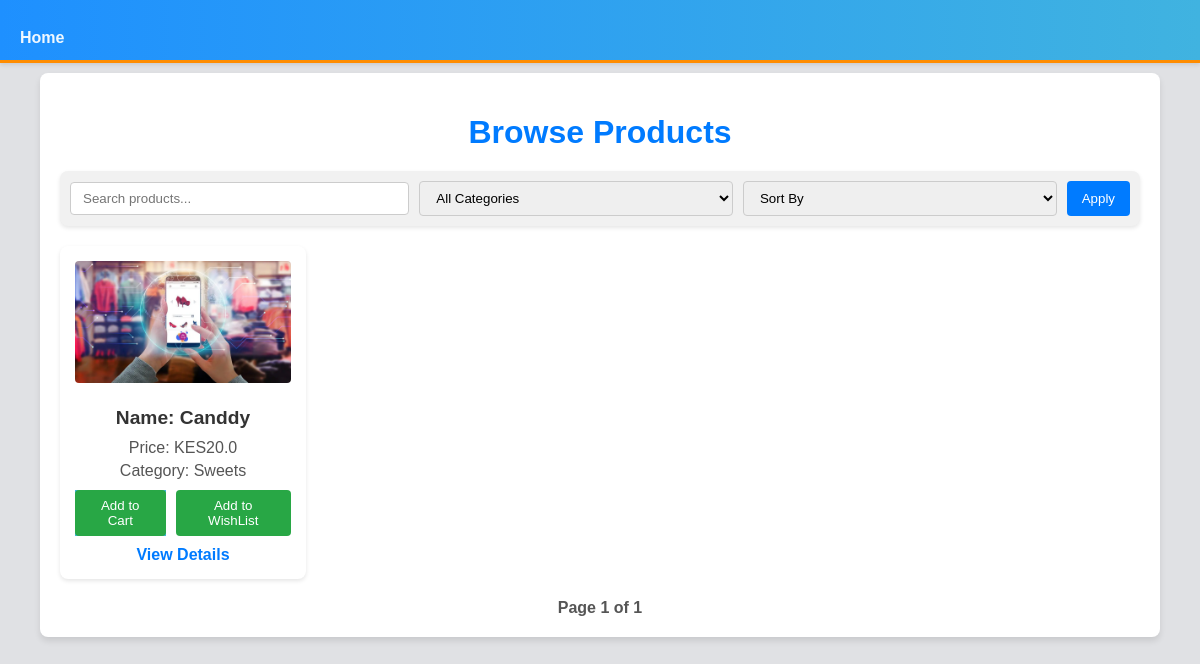
The app's page /browse_products with its own data.
### app/models/models.py (models this page shows, shortened)
class Product(db.Model):
    __tablename__ = "products"
    id = db.Column(db.Integer, primary_key=True)
    name = db.Column(db.String(100), nullable=False)
    description = db.Column(db.String(500), nullable=True)
    price = db.Column(db.Float, nullable=False)
    category = db.Column(db.String(100), nullable=False)
    location = db.Column(db.String(100), nullable=False)
    date_added = db.Column(db.DateTime, nullable=False, default=datetime.utcnow)
    image = db.Column(db.String(200), default="default_product.png")  # Default image
    seller_id = db.Column(
        db.Integer,
        db.ForeignKey("users.id", name="fk_products_seller_id"),
        nullable=False
    )
    seller = db.relationship("User", backref="products", lazy="joined")

### app/routes/main.py (the view)
@main.route('/browse_products' , methods=['GET'])
def browse_products():
    form = CartForm()  # Instantiate the form object
    page = request.args.get('page', 1, type=int)
    search = request.args.get('search', '')
    category = request.args.get('category', '')
    sort_by = request.args.get('sort_by', '')
    query = Product.query
    if search:
        query = query.filter(Product.name.ilike(f"%{search}%"))
    if category:
        query = query.filter_by(category=category)
    if sort_by == 'price_asc':
        query = query.order_by(Product.price.asc())
    elif sort_by == 'price_desc':
        query = query.order_by(Product.price.desc())
    products = Product.query.all()  # Modify as per your filtering and pagination logic
    products = query.paginate(page=page, per_page=10)
    categories = Product.query.with_entities(Product.category.distinct()).all()
    categories = [cat[0] for cat in categories]
    return render_template('browse_products.html', form=form, products=products, categories=categories)

### app/forms/product_form.py
class CartForm(FlaskForm):
    submit = SubmitField('Submit')

### app/templates/browse_products.html (shortened to what this page needs)
<!DOCTYPE html>
<html lang="en">
<head>
    <link rel="stylesheet" href="{{ url_for('static', filename='css/browse_products.css') }}">
</head>
<body>
    <nav class="navbar">
        <div class="nav-left">
            <a href="{{ url_for('main.home') }}" class="nav-link">Home</a>
        </div>
    </nav>
    <div class="container">
        <h1>Browse Products</h1>
        <div class="filter-bar">
            <form method="GET" action="{{ url_for('main.browse_products') }}">
                <input type="text" name="search" placeholder="Search products..."
                    value="{{ request.args.get('search', '') }}">
                <select name="category">
                    <option value="">All Categories</option>
                </select>
                <select name="sort_by">
                    <option value="">Sort By</option>
                </select>
                <button type="submit">Apply</button>
            </form>
        </div>
        <div class="product-grid">
            {% for product in products %}
            <div class="product-card">
                <img src="{{ url_for('static', filename='uploads/' + (product.image or 'default_product.png')) }}"
                    alt="{{ product.name }}">
                <h3>Name: {{ product.name }}</h3>
                <p>Price: KES{{ product.price }} </p>
                <p>Category: {{ product.category }}</p>
                <div class="actions">
                    <form action="{{ url_for('main.add_to_cart', product_id=product.id) }} " class="btn-cart" method="POST">
                        <button type="submit" >Add to Cart</button>
                    </form>
                    <form method="POST" action="{{ url_for('main.add_to_wishlist', product_id=product.id) }}" class="btn-wishlist">
                        <button type="submit" >Add to WishList</button>
                    </form>
                </div>
                <a href="{{ url_for('main.product_details', product_id=product.id) }}">View Details</a>
            </div>
            {% else %}
            <p>No products found.</p>
            {% endfor %}
        </div>
        <div class="pagination">
            <span>Page {{ products.page }} of {{ products.pages }}</span>
        </div>
    </div>
</body>
</html>

### app/static/css/browse_products.css (style rules this page uses)
body { font-family: Arial, sans-serif; margin: 0; padding: 0; background-color: #e0e1e4; color: #333; }
.navbar { display: flex; justify-content: space-between; align-items: center; padding: 10px 20px; background: linear-gradient(to right, #1e90ff, #40b3e0); color: white; box-shadow: 0 2px 4px rgba(0, 0, 0, 0.1); border-bottom: 3px solid #ff8c00; height: 40px; }
.nav-left { display: flex; align-items: center; }
.nav-link { color: #f0f8ff; text-decoration: none; font-weight: bold; transition: color 0.3s; margin-top: 15px; }
.container { width: 90%; max-width: 1200px; margin: 0 auto; margin-top: 10px; padding: 20px; background: #fff; box-shadow: 0 4px 6px rgba(0, 0, 0, 0.1); border-radius: 8px; }
h1 { text-align: center; color: #007bff; margin-bottom: 20px; }
.filter-bar { display: flex; justify-content: space-between; align-items: center; flex-wrap: wrap; margin-bottom: 20px; padding: 10px; background-color: #f1f1f1; border-radius: 8px; box-shadow: 0 2px 4px rgba(0, 0, 0, 0.1); }
.filter-bar form { display: flex; align-items: center; gap: 10px; width: 100%; }
.filter-bar input[type="text"], .filter-bar select { padding: 8px 12px; border: 1px solid #ccc; border-radius: 4px; width: 30%; }
.filter-bar button { padding: 10px 15px; background-color: #007bff; color: white; border: none; border-radius: 4px; cursor: pointer; transition: background-color 0.3s ease; }
.product-grid { display: grid; grid-template-columns: repeat(auto-fit, minmax(250px, 1fr)); gap: 10px; margin-top: 20px; }
.product-card { background: #fff; padding: 15px; border-radius: 8px; box-shadow: 0 2px 4px rgba(0, 0, 0, 0.1); text-align: center; transition: transform 0.3s ease; width: 20%; }
.product-card img { max-width: 100%; height: auto; border-radius: 4px; margin-bottom: 10px; }
.product-card h3 { font-size: 1.2em; margin: 10px 0; }
.product-card p { margin: 5px 0; color: #555; }
.actions { display: flex; justify-content: center; gap: 10px; margin-top: 10px; }
.actions form { display: inline-block; }
.actions button { padding: 8px 12px; background-color: #28a745; color: white; border: none; border-radius: 4px; cursor: pointer; transition: background-color 0.3s ease; }
.product-card a { display: inline-block; margin-top: 10px; text-decoration: none; color: #007bff; font-weight: bold; transition: color 0.3s ease; }
.pagination { display: flex; justify-content: center; align-items: center; margin-top: 20px; gap: 10px; }
.pagination span { font-weight: bold; color: #555; }
.btn-cart { background-color: #40b3e0; color: #ff8c00; }

### records on screen
Product: image (placeholder picture), name "Canddy", price "20.0", category "Sweets"

### other values on screen
{{ products.page }} "1"
{{ products.pages }} "1"
